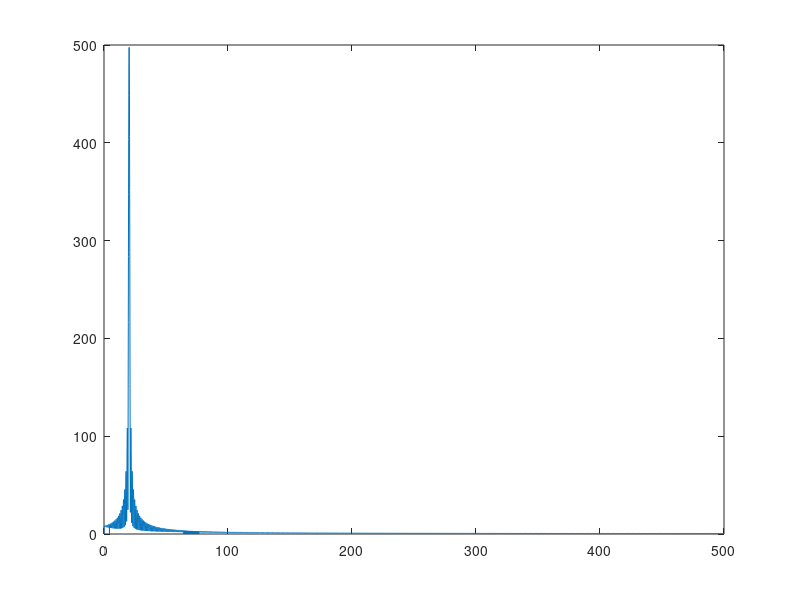

Write MATLAB code to recreate this figure.
clear;clc;
fs = 1000;
t = (1:1000);
f = 20.253;
x = cos(2*pi*f*t/fs);
N = length(x);
n = 1:N;
if f>=fs/2
    error('error:exceed Nyquist rate');
end
XX = zeros(N,1);
dense = 10;
for k = 1/dense:1/dense:N
    XX(floor(k*dense)+1) = sum(x.*exp(-2*pi*i*(k)*n/N));
end
XX = abs(XX(1:floor(length(XX)/2)));
plot((0:length(XX)-1)/dense,XX);
[~,argX] = max(XX);
freq = (argX-1)/dense;